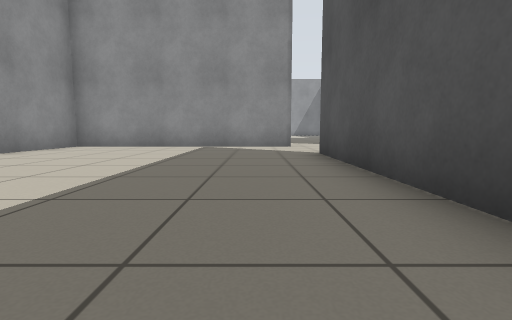
view 1 (above)

16 first-person views from a walk through a Stage world. The camera is 0.5 m above the floor, tilts 6° down and sees 85° across. The lines on the ground mark 1 m squares. The floor is counted in squares, 1 m on a side. Each view is taken from the middle of a square. On the plan, view 1 faces up. The plan holds only what a view shows up to about 9 squares ahead; the rest is blank. Robots are left out.

view 2
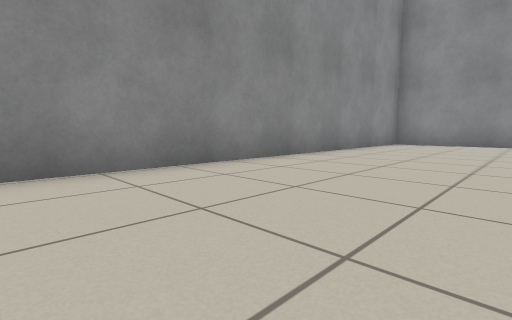

view 3
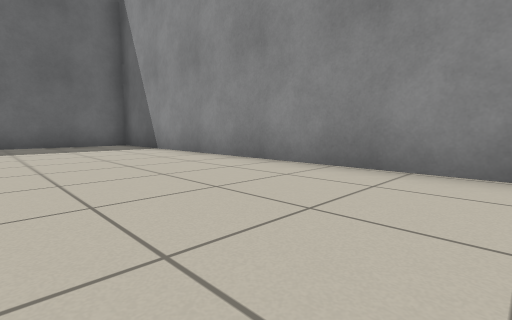

view 4
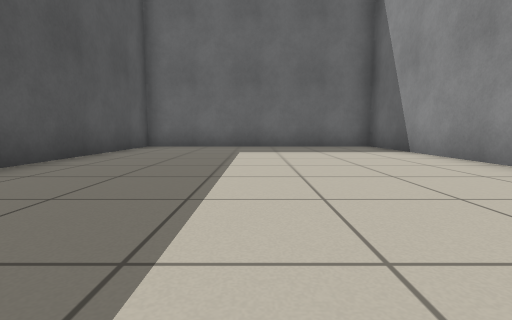

view 5
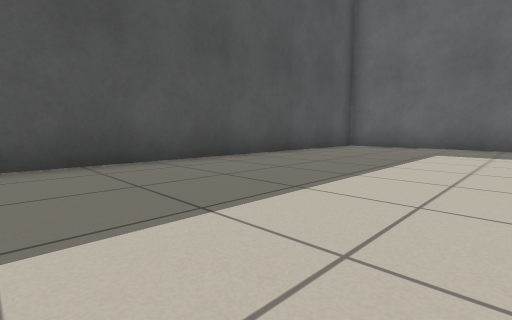

view 6
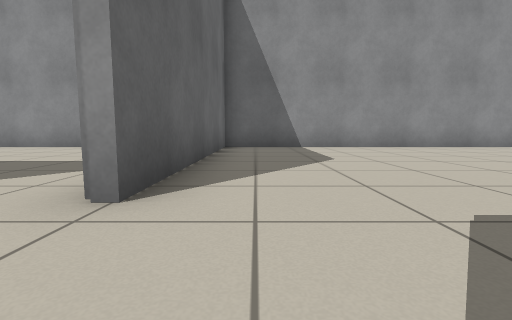

view 7
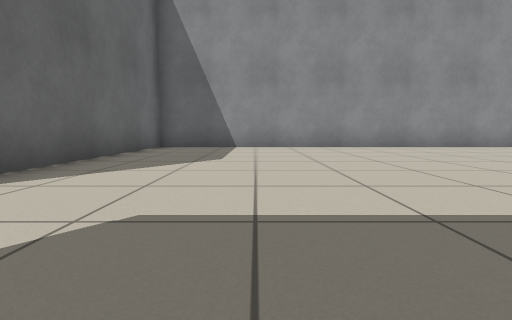

view 8
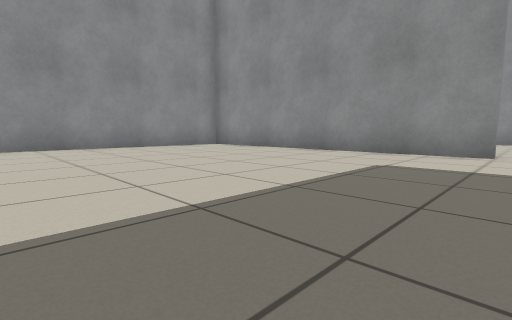

view 9
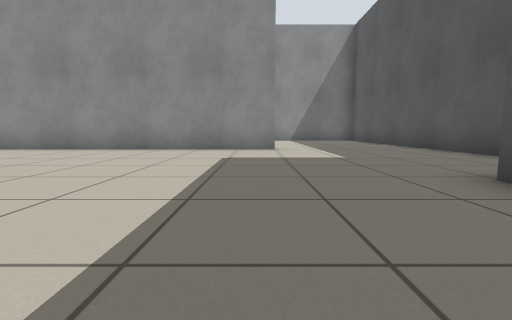

view 10
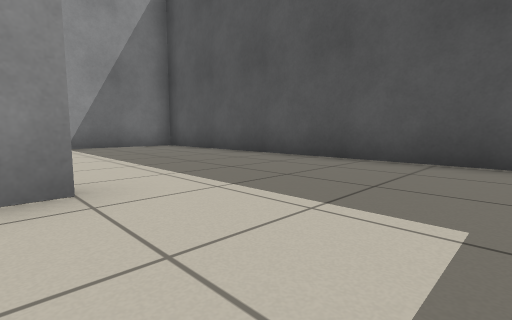

view 11
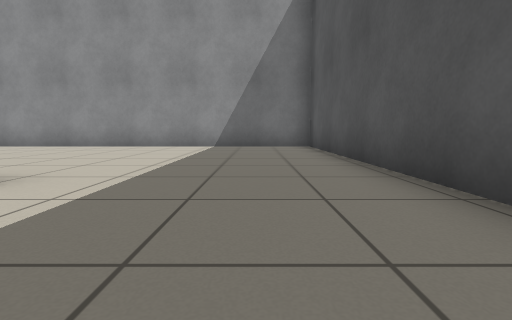

view 12
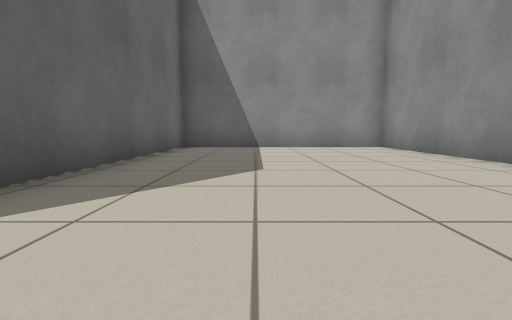

view 13
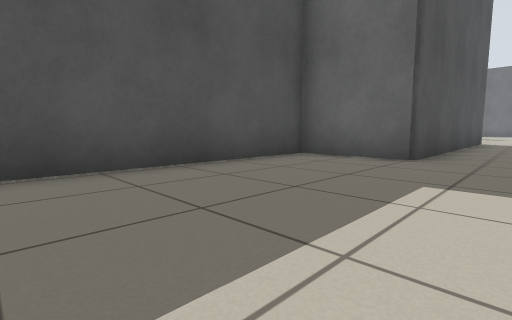

view 14
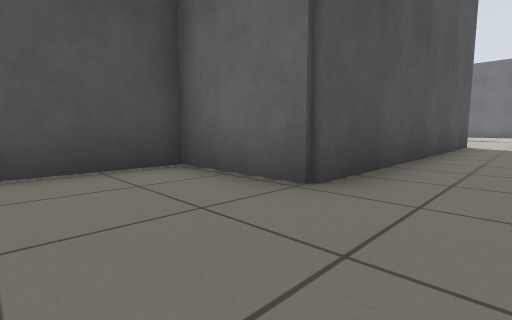

view 15
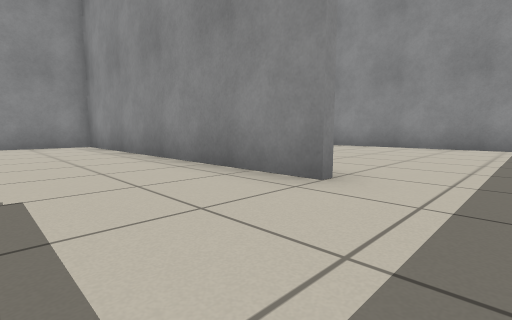

view 16
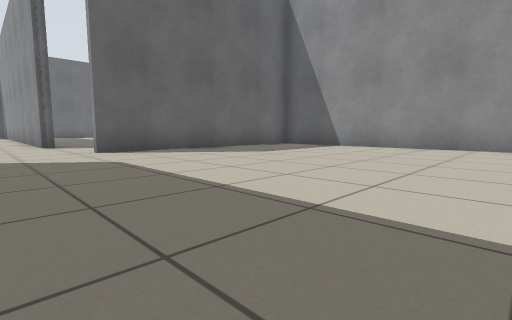

### Floor plan
Points are (right, up) in squares from view 1. A wall is a line through its corners. A room is listed if a view was taken in it or the views show most of it. See-through windows are left out.
Room 1 (views 1, 2, 3, 4, 5)
walls: (1.1, 8.8) (-5.6, 8.8) (-5.6, -7.9) (1.4, -7.9) (1.4, 6.2)
ways out: opening at (1, 7.5)
Room 2 (views 6, 7, 8, 9, 10, 11, 12, 13, 14, 15, 16)
walls: (2.6, 21.5) (-5.6, 21.5) (-5.6, 9.1) (1.1, 9.1); (4.4, 8.9) (4.4, 16.8) (6.7, 16.8) (6.7, 27.9) (-5.6, 27.9) (-5.6, 21.8) (0.6, 21.8)
ways out: opening at (2.5, 9)

Positions as (right, up) in squares from view 1, and headings:
1: (0, 0), facing up
2: (-2, -2), facing up-left
3: (-2, 2), facing down-left
4: (-2, 1), facing down
5: (-3, 1), facing down-right
6: (3, 10), facing left
7: (3, 12), facing left
8: (3, 15), facing up-left
9: (2, 14), facing up
10: (2, 19), facing up-right
11: (5, 19), facing up
12: (3, 24), facing left
13: (3, 22), facing down-right
14: (3, 19), facing down-right
15: (4, 19), facing up-left
16: (3, 16), facing down-left
